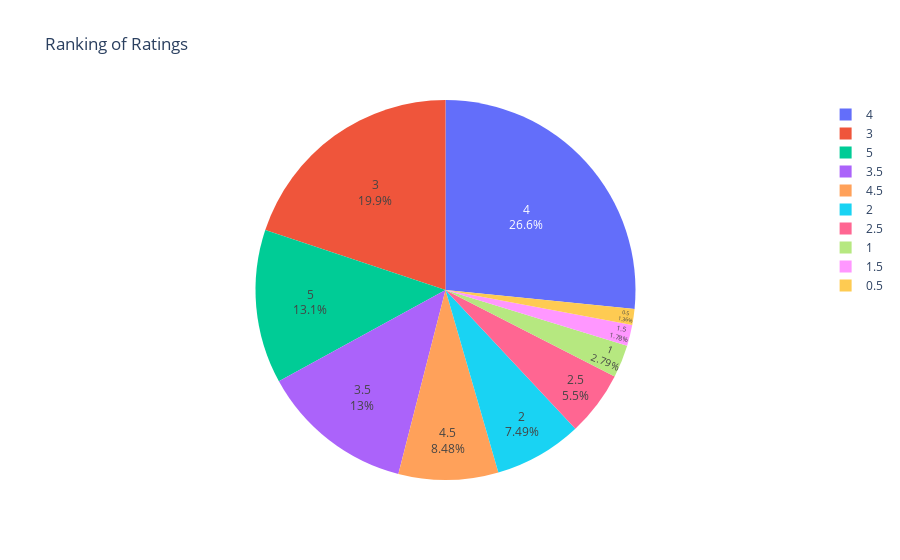

Notebook cell for this chart:
### Code cell
fig = px.pie(rank_rat, values="rating", names=rank_rat.index, title='Ranking of Ratings')
fig.update_traces(textposition='inside', textinfo='percent+label')
fig.show()

### Figure 1 — Plotly figure (JSON) as saved in the notebook; plotly's stock layout.template omitted (floating-point values rounded to 4 significant figures)
{"data": [{"domain": {"x": [0, 1], "y": [0, 1]}, "hovertemplate": "index=%{label}<br>rating=%{value}<extra></extra>", "labels": [4, 3, 5, 3.5, 4.5, 2, 2.5, 1, 1.5, 0.5], "legendgroup": "", "name": "", "showlegend": true, "textinfo": "percent+label", "textposition": "inside", "type": "pie", "values": [0.266, 0.1988, 0.131, 0.1303, 0.0848, 0.07488, 0.05504, 0.02788, 0.01776, 0.01359]}], "layout": {"legend": {"tracegroupgap": 0}, "title": {"text": "Ranking of Ratings"}}}
